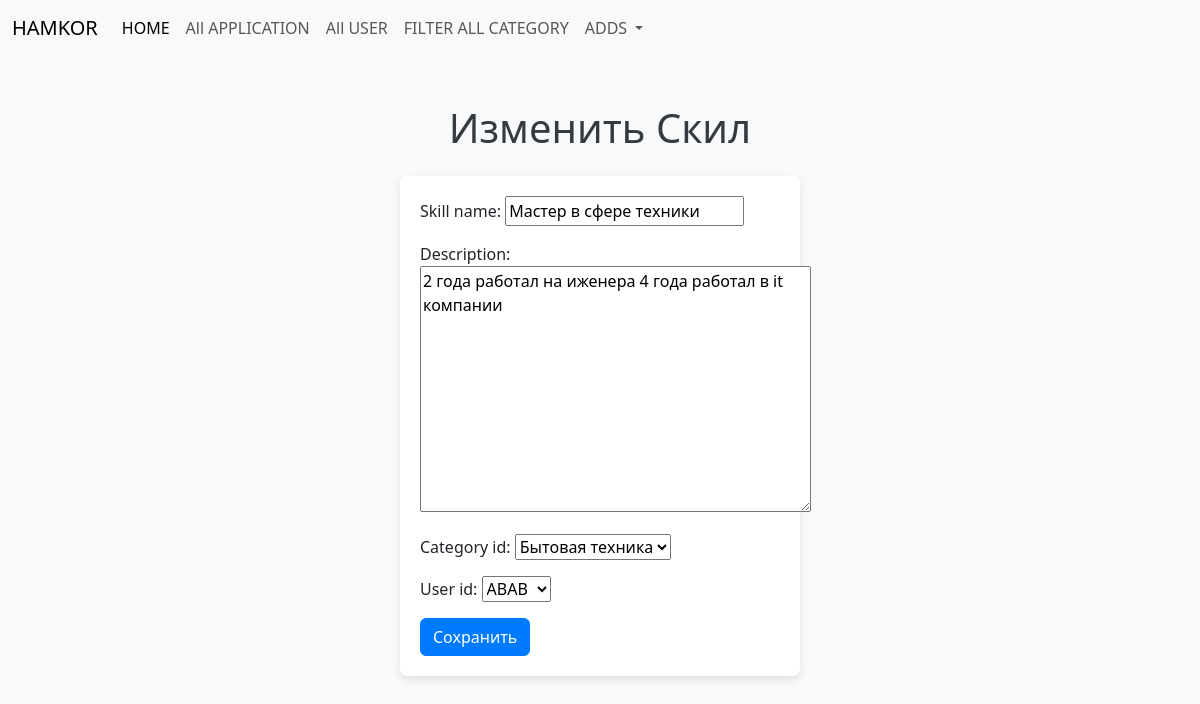
The page /updateskills/1 on the database its author committed.
### hamkor/models.py (models this page shows, shortened)
class Skills(models.Model):
    skill_name = models.CharField(max_length=50)
    description = models.TextField()
    category_id = models.ForeignKey(Category, on_delete=models.CASCADE)
    user_id = models.ForeignKey(User, on_delete=models.CASCADE)
    created_at = models.DateTimeField(auto_now=True, auto_now_add=False)
    is_active = models.BooleanField(default=True)

### hamkor/views.py (the view)
# urls.py: path('updateskills/<int:pk>', SkillsUpdateView.as_view(), name='updateskills'),
class SkillsUpdateView(UpdateView):
    model = Skills
    template_name = "updateskills.html"
    fields = ("skill_name","description","category_id","user_id")
    success_url = reverse_lazy("alluser")

### hamkor/models.py (called while the page is built)
    def __str__(self):
        return self.username

    def __str__(self):
        return self.category_name

### templates/updateskills.html (shortened to what this page needs)
{% extends "base.html" %}
{% block content %}
<div class="container mt-5">
    <h1 class="text-center mb-4">Изменить Скил</h1>
    <form method="post" enctype="multipart/form-data" class="form-container">
        {{ form.as_p }}
        <button type="submit" class="btn btn-primary">Сохранить</button>
    </form>
</div>
{% endblock content %}

### templates/updateskills.html (style rules this page uses)
body { background-color: #f8f9fa; }
.form-container { margin: auto; width: 400px; background-color: #ffffff; padding: 20px; border-radius: 8px; box-shadow: 0 4px 8px rgba(0, 0, 0, 0.1); }
h1 { color: #343a40; }
.btn-primary { background-color: #007bff; border-color: #007bff; }

### rows shown on the page
Skills: skill_name "Мастер в сфере техники", description "2 года работал на иженера 4 года работал в it компании", category_id "Бытовая техника", user_id "ABAB"
